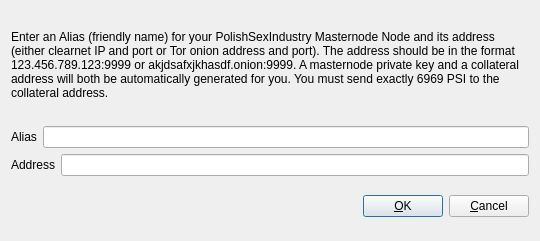
<?xml version="1.0" encoding="UTF-8"?>
<ui version="4.0">
 <class>AddEditAdrenalineNode</class>
 <widget class="QDialog" name="AddEditAdrenalineNode">
  <property name="geometry">
   <rect>
    <x>0</x>
    <y>0</y>
    <width>540</width>
    <height>241</height>
   </rect>
  </property>
  <property name="windowTitle">
   <string>Add/Edit PolishSexIndustry Masternode Node</string>
  </property>
  <property name="modal">
   <bool>true</bool>
  </property>
  <layout class="QVBoxLayout" name="verticalLayout">
   <item>
    <layout class="QVBoxLayout" name="verticalLayout_2">
     <property name="topMargin">
      <number>0</number>
     </property>
     <property name="bottomMargin">
      <number>0</number>
     </property>
     <item>
      <widget class="QLabel" name="label_3">
       <property name="sizePolicy">
        <sizepolicy hsizetype="Preferred" vsizetype="Expanding">
         <horstretch>0</horstretch>
         <verstretch>0</verstretch>
        </sizepolicy>
       </property>
       <property name="text">
        <string>&lt;html&gt;&lt;head/&gt;&lt;body&gt;&lt;p&gt;Enter an Alias (friendly name) for your PolishSexIndustry Masternode Node and its address (either clearnet IP and port or Tor onion address and port).  The address should be in the format 123.456.789.123:9999 or akjdsafxjkhasdf.onion:9999.  A masternode private key and a collateral address will both be automatically generated for you.  You must send exactly 6969 PSI to the collateral address.&lt;/p&gt;&lt;/body&gt;&lt;/html&gt;</string>
       </property>
       <property name="wordWrap">
        <bool>true</bool>
       </property>
      </widget>
     </item>
     <item>
      <layout class="QHBoxLayout" name="horizontalLayout">
       <property name="bottomMargin">
        <number>0</number>
       </property>
       <item>
        <widget class="QLabel" name="label">
         <property name="text">
          <string>Alias</string>
         </property>
        </widget>
       </item>
       <item>
        <widget class="QLineEdit" name="aliasLineEdit"/>
       </item>
      </layout>
     </item>
     <item>
      <layout class="QHBoxLayout" name="horizontalLayout_2">
       <property name="bottomMargin">
        <number>0</number>
       </property>
       <item>
        <widget class="QLabel" name="label_2">
         <property name="text">
          <string>Address</string>
         </property>
        </widget>
       </item>
       <item>
        <widget class="QLineEdit" name="addressLineEdit"/>
       </item>
      </layout>
     </item>
     <item>
      <layout class="QHBoxLayout" name="horizontalLayout_3">
       <property name="bottomMargin">
        <number>0</number>
       </property>
      </layout>
     </item>
    </layout>
   </item>
   <item>
    <layout class="QHBoxLayout" name="horizontalLayout_Buttons">
     <item>
      <spacer name="horizontalSpacer_1">
       <property name="orientation">
        <enum>Qt::Horizontal</enum>
       </property>
       <property name="sizeHint" stdset="0">
        <size>
         <width>40</width>
         <height>48</height>
        </size>
       </property>
      </spacer>
     </item>
     <item>
      <widget class="QLabel" name="statusLabel">
       <property name="font">
        <font>
         <weight>75</weight>
         <bold>true</bold>
        </font>
       </property>
       <property name="text">
        <string/>
       </property>
       <property name="textFormat">
        <enum>Qt::PlainText</enum>
       </property>
       <property name="wordWrap">
        <bool>true</bool>
       </property>
      </widget>
     </item>
     <item>
      <spacer name="horizontalSpacer_2">
       <property name="orientation">
        <enum>Qt::Horizontal</enum>
       </property>
       <property name="sizeHint" stdset="0">
        <size>
         <width>40</width>
         <height>48</height>
        </size>
       </property>
      </spacer>
     </item>
     <item>
      <widget class="QPushButton" name="okButton">
       <property name="text">
        <string>&amp;OK</string>
       </property>
      </widget>
     </item>
     <item>
      <widget class="QPushButton" name="cancelButton">
       <property name="text">
        <string>&amp;Cancel</string>
       </property>
       <property name="autoDefault">
        <bool>false</bool>
       </property>
      </widget>
     </item>
    </layout>
   </item>
  </layout>
 </widget>
 <resources/>
 <connections/>
</ui>
